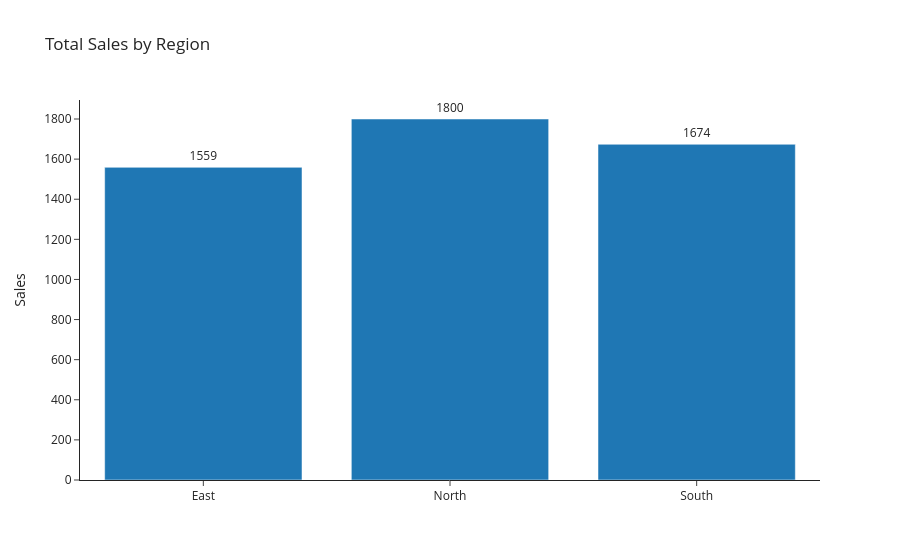

Here is the notebook cell this chart was saved with:
### Code cell
fig = px.bar(
    data_frame  = region_sales,
    x = 'region',
    y = 'sales',
    title = "Total Sales by Region",
    text = 'sales'   
)

fig.update_traces(
    textposition = 'outside'
)

fig.update_layout(
    xaxis_title = '',
    yaxis_title = 'Sales'
)
fig.show()

### Figure 1 — Plotly figure (JSON) as saved in the notebook; plotly's stock layout.template omitted (floating-point values rounded to 4 significant figures)
{"data": [{"hovertemplate": "region=%{x}<br>sales=%{text}<extra></extra>", "legendgroup": "", "marker": {"color": "#1F77B4", "pattern": {"shape": ""}}, "name": "", "orientation": "v", "showlegend": false, "text": [1559.0, 1800.0, 1674.0], "textposition": "outside", "type": "bar", "x": ["East", "North", "South"], "xaxis": "x", "y": [1559, 1800, 1674], "yaxis": "y"}], "layout": {"barmode": "relative", "legend": {"tracegroupgap": 0}, "title": {"text": "Total Sales by Region"}, "xaxis": {"anchor": "y", "domain": [0, 1], "title": {"text": ""}}, "yaxis": {"anchor": "x", "domain": [0, 1], "title": {"text": "Sales"}}}}
